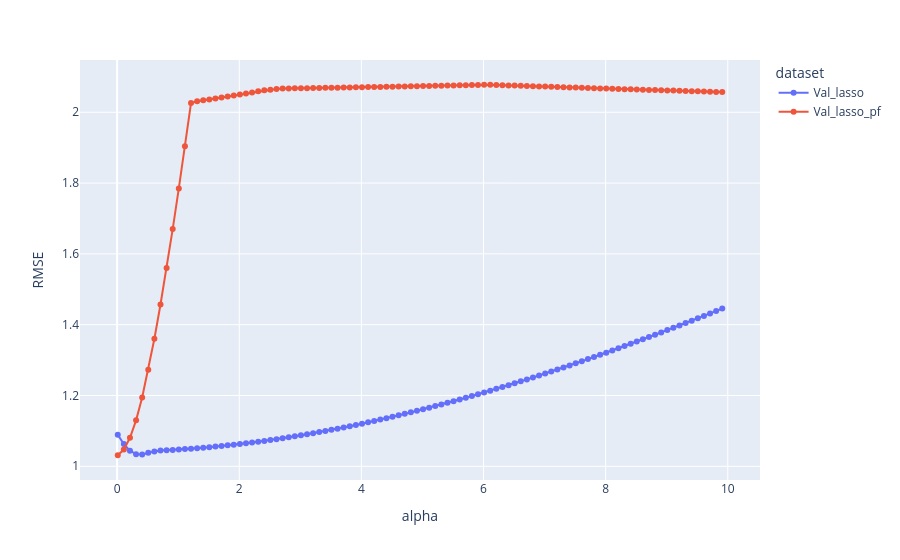

Write notebook code for a chart like this one.
### Code cell
# visualiser også validerings-RMSE avhengig av alpha for begge lasso-modellene
alphas = list(lasso_models.keys())
alphas_pf = list(lasso_pf_models.keys())
val_rmse_lasso = [val_rmse_scores[a] for a in alphas]
val_rmse_lasso_pf = [val_rmse_scores_pf[a] for a in alphas_pf]

fig = px.line(x=alphas_pf*2, y=val_rmse_lasso+val_rmse_lasso_pf, color=["Val_lasso"] * len(alphas) + ["Val_lasso_pf"] * len(alphas_pf),
              markers=True, labels={"x":"alpha", "y":"RMSE", "color":"dataset"})
fig.show()
